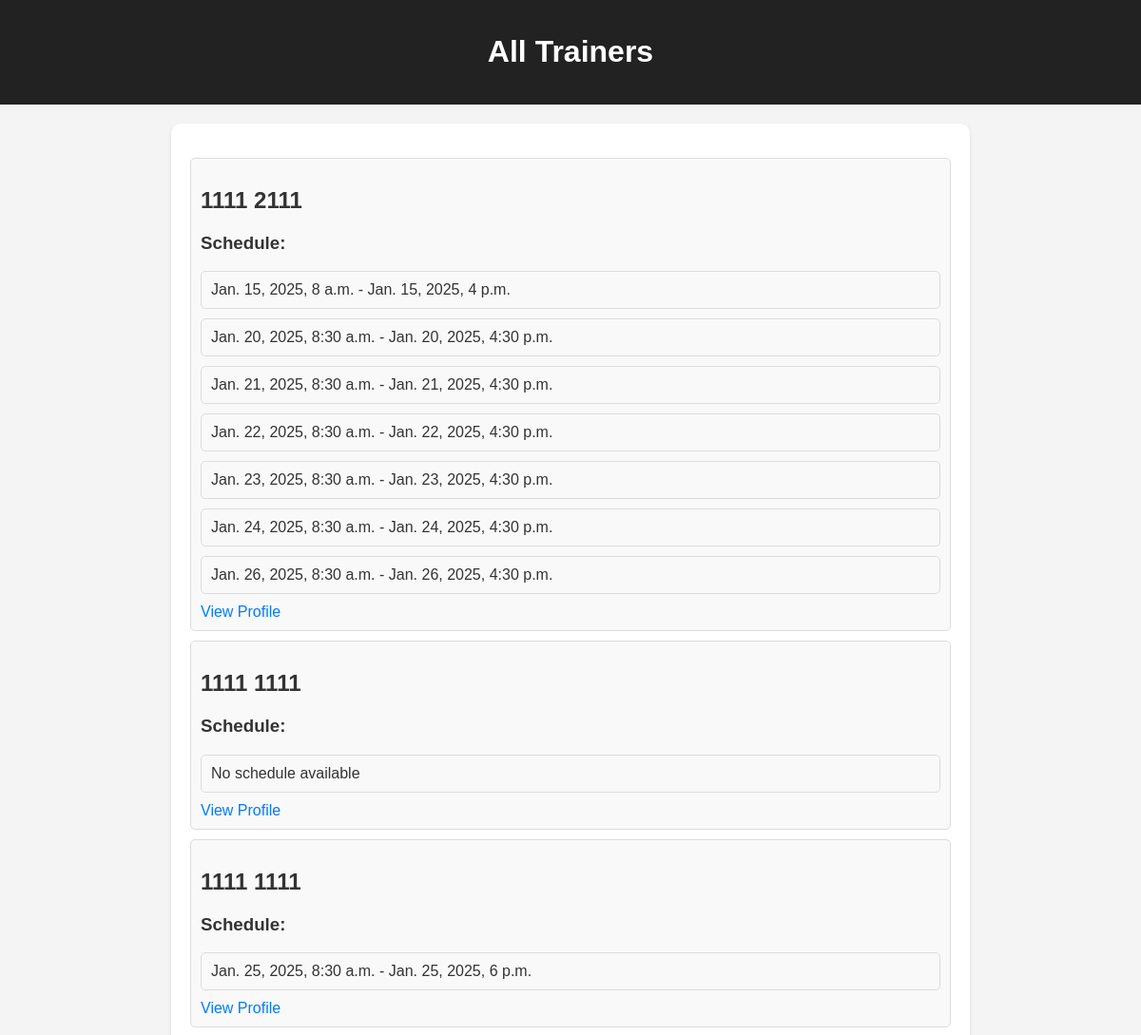
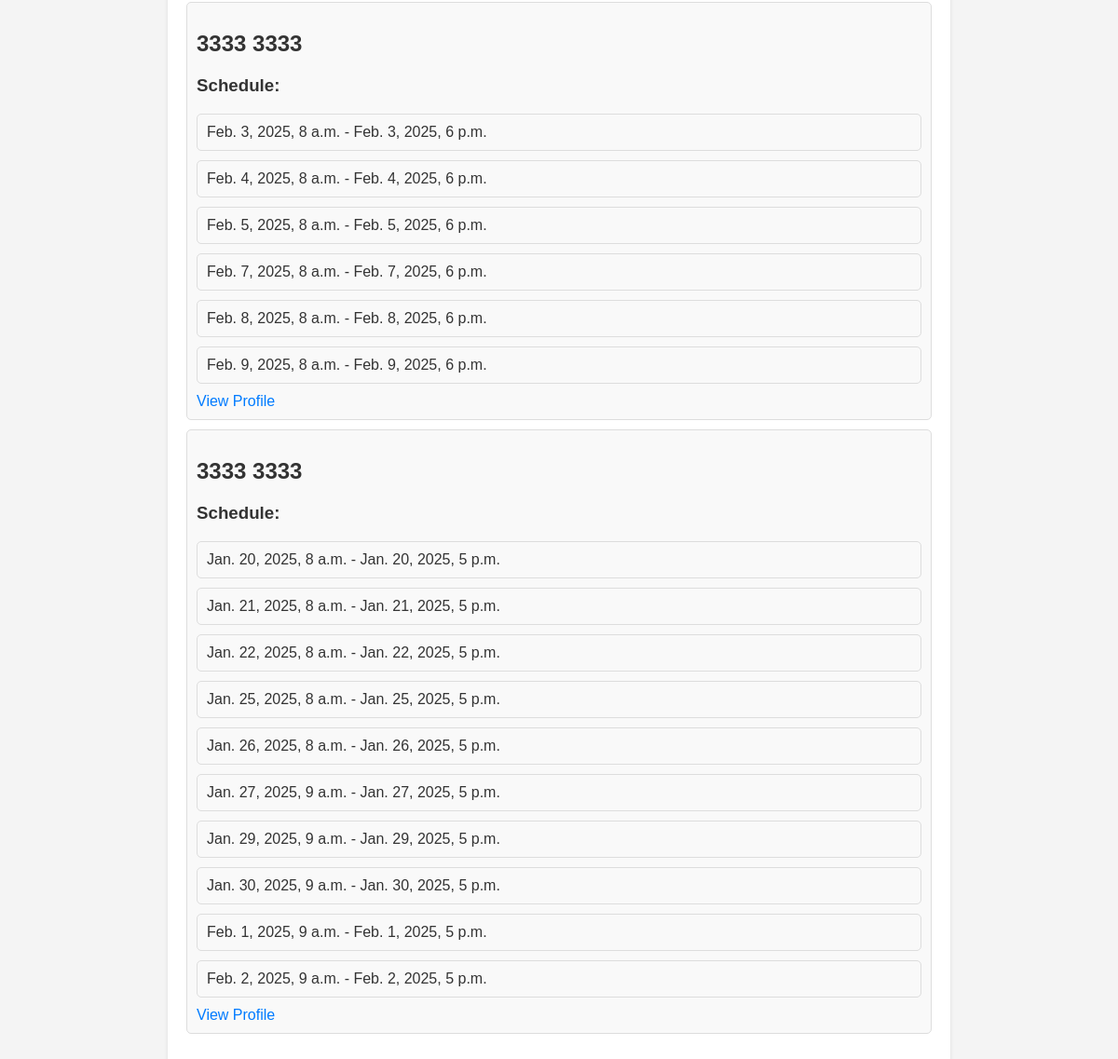
/trainer/ (signed in), run on the app's committed database (2 pictures, top to bottom).
### trainer/models.py (models this page shows, shortened)
class TraineDescription(models.Model):
    text = models.TextField()
    trainer = models.ForeignKey(User, on_delete=models.CASCADE)

class TraineSchedule(models.Model):
    datatime_start = models.DateTimeField()
    datatime_end = models.DateTimeField()
    trainer = models.ForeignKey(User, on_delete=models.CASCADE)

### trainer/views.py (the view)
# urls.py: path('', views.trainer_page, name='trainer_page'),
def trainer_page(request):
    if request.method == "GET":
        if Group.objects.filter(name="Trainer", user=request.user).exists():
            trainer_model = User.objects.get(pk=request.user.pk)
            trainer_data = TraineDescription.objects.filter(trainer=trainer_model).first()
            trainer_schedule = TraineSchedule.objects.filter(trainer=trainer_model)
            context = {
                "trainer_data": trainer_data,
                "trainer_schedule": trainer_schedule,
                "trainer_model": trainer_model
            }
            return render(request, "trainer.html", context)
        else:
            trainers = User.objects.filter(groups__name="Trainer")
            all_trainers = []
            for trainer in trainers:
                trainer_data = TraineDescription.objects.filter(trainer=trainer).first()
                trainer_schedule = TraineSchedule.objects.filter(trainer=trainer)
                all_trainers.append({
                    "trainer_data": trainer_data,
                    "trainer_schedule": trainer_schedule,
                    "trainer_model": trainer
                })
            context = {"all_trainers": all_trainers}
            return render(request, "all_trainers.html", context)

### templates/all_trainers.html (shortened to what this page needs)
<!DOCTYPE html>
<html lang="en">
<head>
</head>
<body>
    <header>
        <h1>All Trainers</h1>
    </header>
    <main>
        <ul>
            {% for trainer in all_trainers %}
            <li>
                <h2>{{ trainer.trainer_model.first_name }} {{ trainer.trainer_model.last_name }}</h2>
                <h3>Schedule:</h3>
                <ul>
                    {% for schedule in trainer.trainer_schedule %}
                    <li>{{ schedule.datatime_start }} - {{ schedule.datatime_end }}</li>
                    {% empty %}
                    <li>No schedule available</li>
                    {% endfor %}
                </ul>
                <a href="/trainer/{{ trainer.trainer_model.id }}/">View Profile</a>
            </li>
            {% empty %}
            <p>No trainers available.</p>
            {% endfor %}
        </ul>
    </main>
</body>
</html>

### templates/all_trainers.html (style rules this page uses)
body { font-family: Arial, sans-serif; background-color: #f4f4f4; color: #333; margin: 0; }
header { background: #222; color: #fff; padding: 15px; text-align: center; }
main { padding: 20px; max-width: 800px; margin: 20px auto; background: #fff; border-radius: 10px; box-shadow: 0 2px 4px rgba(0, 0, 0, 0.1); }
ul { list-style: none; padding: 0; }
li { margin: 10px 0; padding: 10px; background: #f9f9f9; border: 1px solid #ddd; border-radius: 5px; }
a { text-decoration: none; color: #007BFF; }

### data on the page
TraineDescription: trainer_model.first_name "1111", trainer_model.last_name "2111"
TraineSchedule: datatime_start "Jan. 15, 2025, 8 a.m.", datatime_end "Jan. 15, 2025, 4 p.m."
TraineSchedule: datatime_start "Jan. 20, 2025, 8:30 a.m.", datatime_end "Jan. 20, 2025, 4:30 p.m."
TraineSchedule: datatime_start "Jan. 21, 2025, 8:30 a.m.", datatime_end "Jan. 21, 2025, 4:30 p.m."
TraineSchedule: datatime_start "Jan. 22, 2025, 8:30 a.m.", datatime_end "Jan. 22, 2025, 4:30 p.m."
TraineSchedule: datatime_start "Jan. 23, 2025, 8:30 a.m.", datatime_end "Jan. 23, 2025, 4:30 p.m."
TraineSchedule: datatime_start "Jan. 24, 2025, 8:30 a.m.", datatime_end "Jan. 24, 2025, 4:30 p.m."
TraineSchedule: datatime_start "Jan. 26, 2025, 8:30 a.m.", datatime_end "Jan. 26, 2025, 4:30 p.m."
TraineSchedule: datatime_start "Jan. 25, 2025, 8:30 a.m.", datatime_end "Jan. 25, 2025, 6 p.m."
TraineSchedule: datatime_start "Feb. 3, 2025, 8 a.m.", datatime_end "Feb. 3, 2025, 6 p.m."
TraineSchedule: datatime_start "Feb. 4, 2025, 8 a.m.", datatime_end "Feb. 4, 2025, 6 p.m."
TraineSchedule: datatime_start "Feb. 5, 2025, 8 a.m.", datatime_end "Feb. 5, 2025, 6 p.m."
TraineSchedule: datatime_start "Feb. 7, 2025, 8 a.m.", datatime_end "Feb. 7, 2025, 6 p.m."
TraineSchedule: datatime_start "Feb. 8, 2025, 8 a.m.", datatime_end "Feb. 8, 2025, 6 p.m."
TraineSchedule: datatime_start "Feb. 9, 2025, 8 a.m.", datatime_end "Feb. 9, 2025, 6 p.m."
TraineSchedule: datatime_start "Jan. 20, 2025, 8 a.m.", datatime_end "Jan. 20, 2025, 5 p.m."
TraineSchedule: datatime_start "Jan. 21, 2025, 8 a.m.", datatime_end "Jan. 21, 2025, 5 p.m."
TraineSchedule: datatime_start "Jan. 22, 2025, 8 a.m.", datatime_end "Jan. 22, 2025, 5 p.m."
TraineSchedule: datatime_start "Jan. 25, 2025, 8 a.m.", datatime_end "Jan. 25, 2025, 5 p.m."
TraineSchedule: datatime_start "Jan. 26, 2025, 8 a.m.", datatime_end "Jan. 26, 2025, 5 p.m."
TraineSchedule: datatime_start "Jan. 27, 2025, 9 a.m.", datatime_end "Jan. 27, 2025, 5 p.m."
TraineSchedule: datatime_start "Jan. 29, 2025, 9 a.m.", datatime_end "Jan. 29, 2025, 5 p.m."
TraineSchedule: datatime_start "Jan. 30, 2025, 9 a.m.", datatime_end "Jan. 30, 2025, 5 p.m."
TraineSchedule: datatime_start "Feb. 1, 2025, 9 a.m.", datatime_end "Feb. 1, 2025, 5 p.m."
TraineSchedule: datatime_start "Feb. 2, 2025, 9 a.m.", datatime_end "Feb. 2, 2025, 5 p.m."

### other printed values
{{ trainer.trainer_model.first_name }} "1111"
{{ trainer.trainer_model.last_name }} "1111"
{{ trainer.trainer_model.first_name }} "3333"
{{ trainer.trainer_model.last_name }} "3333"
